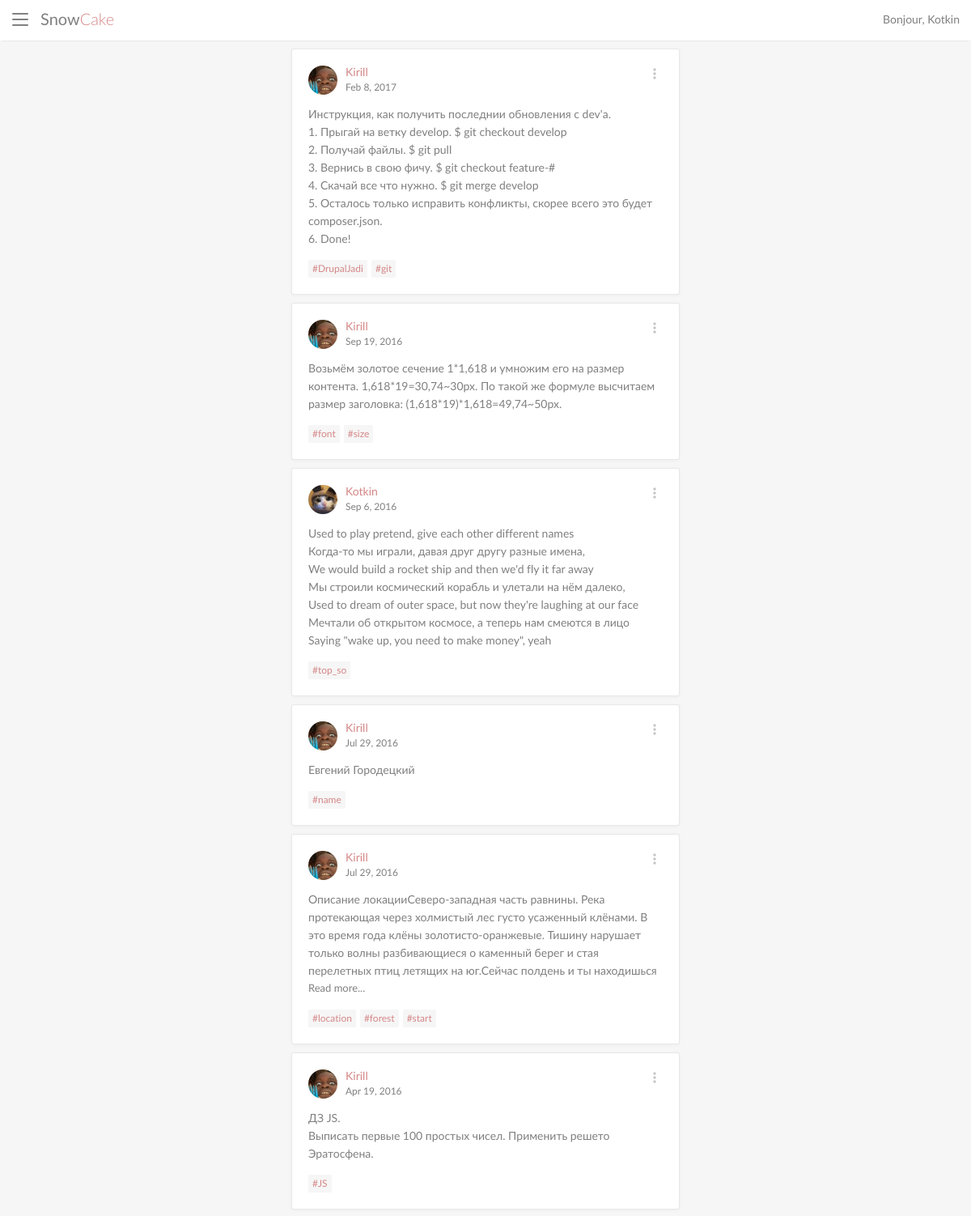
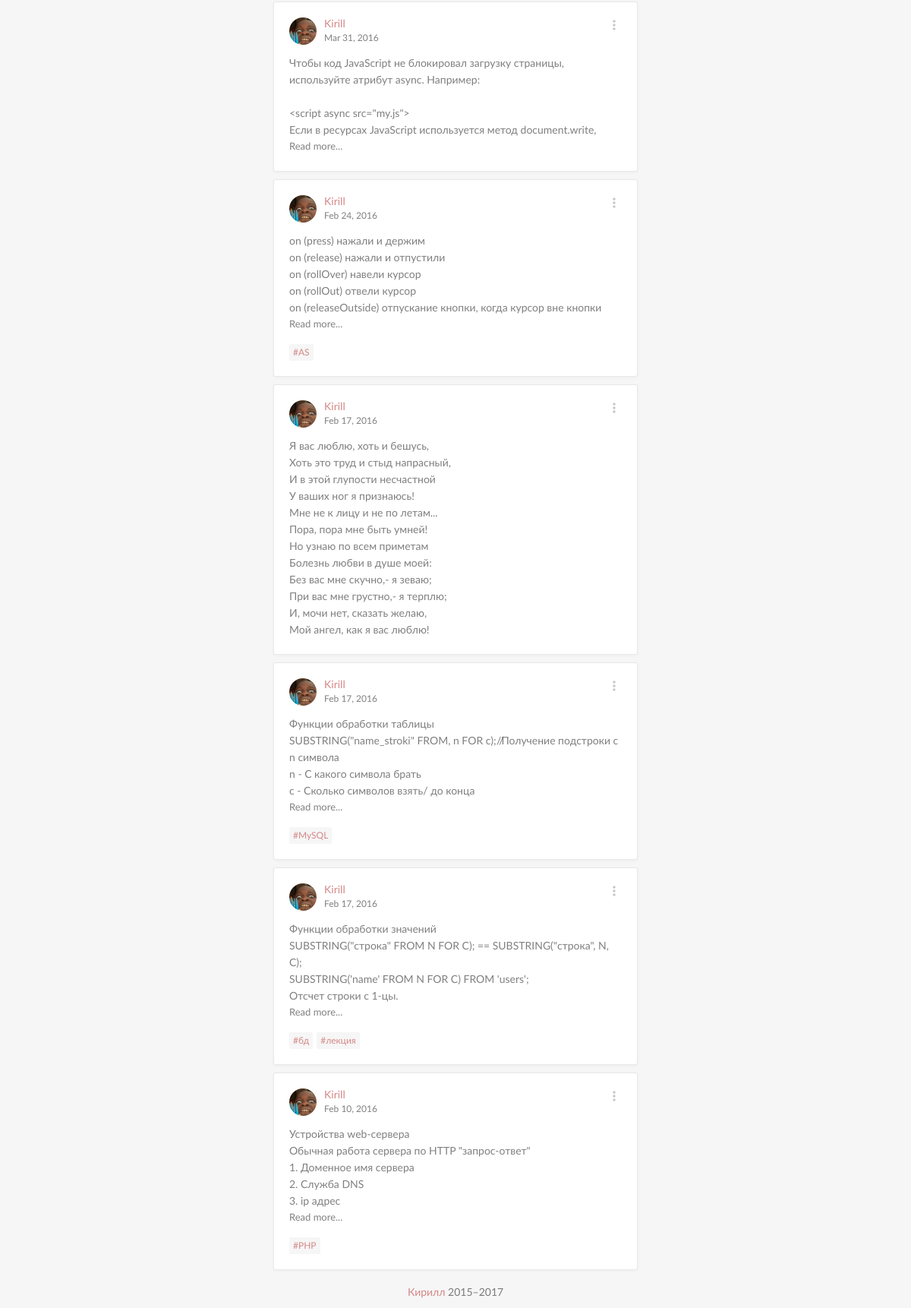
Screenshot of /blog (signed in) with the database file from the repository (2 pictures, top to bottom).
### tables this page shows
CREATE TABLE IF NOT EXISTS `posts` (
`id` int(10) unsigned NOT NULL,
  `author` int(4) NOT NULL DEFAULT '1',
  `text` text NOT NULL,
  `subject` int(1) NOT NULL DEFAULT '4',
  `tags` varchar(255) DEFAULT NULL,
  `date` timestamp NULL DEFAULT NULL,
  `del` tinyint(1) DEFAULT '0',
  `del_at` timestamp NULL DEFAULT NULL
);

### view/post.tpl.php (the view, shortened to what this page needs)
<div class="wrap-post">
    <div class="post">
        <?php if (l()): ?>
            <div class="buttons" data-id="<?php echo $post['id']; ?>">
                <div class="icon more switch"></div>
            </div>
        <?php endif; ?>
        <div class="post-header">
            <div class="post-header-user">
                <div class="post-user-img">
                    <img src="/source/user/<?php echo $post['img']; ?>">
                </div>
                <div class="post-user-name"><?php echo $post['name']; ?></div>
                <div class="post-date"><?php echo $post['date']; ?></div>
            </div>
        </div>
        <article class="<?php if ($textLong): ?>pre<?php endif; ?>"><?php echo $post['text']; ?></article>
        <?php if ($textLong): ?>
            <div class="yet">Read more...</div>
        <?php endif; ?>
        <?php echo getHashtags($post['tags']) ?>
    </div>
</div>

### blog.php (shortened to what this page needs)
<?php
$pages = 1;
for ($i = 1; $i <= $pages; $i++) {
    echo showMessages($i);
}

### method/main.php (shortened to what this page needs)
<?php
function l()
{
    return (isset($_SESSION['user']['auth']) && $_SESSION['user']['auth'] === true) ? true : false;
}
function getHashtags($text)
{
    $str = '';
    if ($text != '') {
        $str = '<div class="tags">';
        $words = explode(' ', $text);
        foreach ($words as $element) {
            if ($element != "") {
                $element = mb_substr($element, 1);
                $url = urldecode($element);
                $str .= '<a href="?tag=' . $url . '">#' . $element . '</a>';
            }
        }
        $str .= '</div>';
    }
    return $str;
}
function getPost($post)
{
    include('connect_db.php');
    $textLong = (strlen($post['text']) > 600) ? true : false;
    $stm = $db->prepare('SELECT * FROM `users` WHERE `id` = :author  LIMIT 1');
    $stm->execute([':author' => $post['author']]);
    $data = $stm->fetchAll();
    $post['name'] = $data[0]['name'];
    $post['img'] = $data[0]['img'];
    $unixTime = strtotime($post['date']);
    $date = date('M j, Y', $unixTime);
    $dateNow = date('M j, Y');
    $dateYesterday = date('M j, Y', strtotime("yesterday"));
    $post['date'] = $date;
    include($_SERVER['DOCUMENT_ROOT'] . '/view/post.tpl.php');
    $post = ob_get_contents();
    return $post;
}
function showMessages($nowPage = 1)
{
    include('connect_db.php');
    $statement = $db->query('SELECT COUNT(*) FROM `posts` WHERE `del` = 0');
    $rel = $statement->fetch();
    $countPosts = $rel[0];
    $post_count = 12;
    $str = '';
    $now = $nowPage * 12 - 12;
    $stm = $db->prepare('SELECT * FROM `posts` WHERE `del` = 0 ORDER BY `id` DESC LIMIT :min, :max');
    $stm->bindValue(':min', $now, PDO::PARAM_INT);
    $stm->bindValue(':max', $post_count, PDO::PARAM_INT);
    $stm->execute();
    $data = $stm->fetchAll();
    foreach ($data as $post) {
        $str .= getPost($post);
    }
    return $str;
}

### css/main.css (style rules this page uses)
html { background-color: #f6f6f6; height: 100%; }
body { margin: 0; font: 14px/22px 'LatoRegular', sans-serif; color: rgba(0, 0, 0, .5); height: 100%; -webkit-font-smoothing: antialiased; }
* { outline: none; }
.wrap-post { box-shadow: 0 1px 4px rgba(0, 0, 0, .04); border: 1px solid rgba(0, 0, 0, .09); border-radius: 3px; padding: 20px; background: white; margin: 0 0 10px 0; box-sizing: border-box; opacity: 1; }
.post { position: relative; }
.buttons { position: absolute; top: -4px; right: -4px; height: 2em; border-radius: 2px; }
.post-header { margin-bottom: 14px; height: 36px; }
.post-header .post-user-img { float: left; width: 36px; height: 36px; border-radius: 100%; margin-right: 10px; overflow: hidden; }
.post-header .post-user-img img { width: 100%; height: 100%; }
.post-header .post-user-name { font-size: 14px; line-height: 18px; color: #D58787; }
.post-header .post-date { font: 12px/18px 'LatoRegular', sans-serif; }
.icon { width: 2em; height: 2em; cursor: pointer; float: left; }
.switch, .view, .update, .delete { background-size: 20px; background-repeat: no-repeat; background-position: 50% 50%; }
.more { background-image: url(../img/more.svg); }
.tags { margin: 1em 0 0 0; }
.tags a { text-decoration: none; margin-right: 5px; font-size: 12px; color: #D58787; display: inline-block; background: #f6f6f6; padding: 0 5px; border-radius: 2px; }
.post article { overflow-wrap: break-word; white-space: pre-line; width: 100%; }
.pre { height: 110px; overflow: hidden; }
.yet { cursor: pointer; font-size: 13px; color: rgba(0, 0, 0, .5); }

### rows the page displays
posts: text "Инструкция, как получить последнии обновления с dev'а. 1. Прыгай на ветку develop. $ git checkout develop 2. Получай файлы. $ git pull 3. Вернись в свою фичу. $ git checkout feature-# 4. Скачай все что нужно. $ git merge develop 5. Осталось только исправить конфликты, скорее всего это будет composer.json. 6. Done!", tags "DrupalJadi", tags "git"
posts: text "Возьмём золотое сечение 1*1,618 и умножим его на размер контента. 1,618*19=30,74~30px. По такой же формуле высчитаем размер заголовка: (1,618*19)*1,618=49,74~50px.", tags "font", tags "size"
posts: text "Used to play pretend, give each other different names Когда-то мы играли, давая друг другу разные имена, We would build a rocket ship and then we'd fly it far away Мы строили космический корабль и улетали на нём далеко, Used to dream of outer space, but now they're laughing at our face Мечтали об открытом космосе, а теперь нам смеются в лицо Saying \"wake up, you need to make money\", yeah", tags "top_so"
posts: text "Евгений Городецкий", tags "name"
posts: text "Описание локацииСеверо-западная часть равнины. Река протекающая через холмистый лес густо усаженный клёнами. В это время года клёны золотисто-оранжевые. Тишину нарушает только волны разбивающиеся о каменный берег и стая перелетных птиц летящих на юг.Сейчас полдень и ты находишься…", tags "location", tags "forest", tags "start"
posts: text "ДЗ JS. Выписать первые 100 простых чисел. Применить решето Эратосфена.", tags "JS"
posts: text "Чтобы код JavaScript не блокировал загрузку страницы, используйте атрибут async. Например: <script async src=\"my.js\"> Если в ресурсах JavaScript используется метод document.write,…"
posts: text "on (press) нажали и держим on (release) нажали и отпустили on (rollOver) навели курсор on (rollOut) отвели курсор on (releaseOutside) отпускание кнопки, когда курсор вне кнопки…", tags "AS"
posts: text "Я вас люблю, хоть и бешусь, Хоть это труд и стыд напрасный, И в этой глупости несчастной У ваших ног я признаюсь! Мне не к лицу и не по летам... Пора, пора мне быть умней! Но узнаю по всем приметам Болезнь любви в душе моей: Без вас мне скучно,- я зеваю; При вас мне грустно,- я терплю; И, мочи нет, сказать желаю, Мой ангел, как я вас люблю!"
posts: text "Функции обработки таблицы SUBSTRING(\"name_stroki\" FROM, n FOR c); //Получение подстроки с n символа n - С какого символа брать c - Сколько символов взять/ до конца…", tags "MySQL"
posts: text "Функции обработки значений SUBSTRING(\"строка\" FROM N FOR C); == SUBSTRING(\"строка\", N, C); SUBSTRING('name' FROM N FOR C) FROM 'users'; Отсчет строки с 1-цы.…", tags "бд", tags "лекция"
posts: text "Устройства web-сервера Обычная работа сервера по HTTP \"запрос-ответ\" 1. Доменное имя сервера 2. Служба DNS 3. ip адрес…", tags "PHP"

### other values shown
$_SESSION['user']['name'] "Kotkin"
$post['name'] "Kirill Kirill Kotkin Kirill Kirill Kirill Kirill Kirill Kirill Kirill Kirill Kirill"
$post['date'] "Feb 8, 2017 Sep 19, 2016 Sep 6, 2016 Jul 29, 2016 Jul 29, 2016 Apr 19, 2016 Mar 31, 2016 Feb 24, 2016 Feb 17, 2016 Feb 17, 2016 Feb 17, 2016 Feb 10, 2016"
